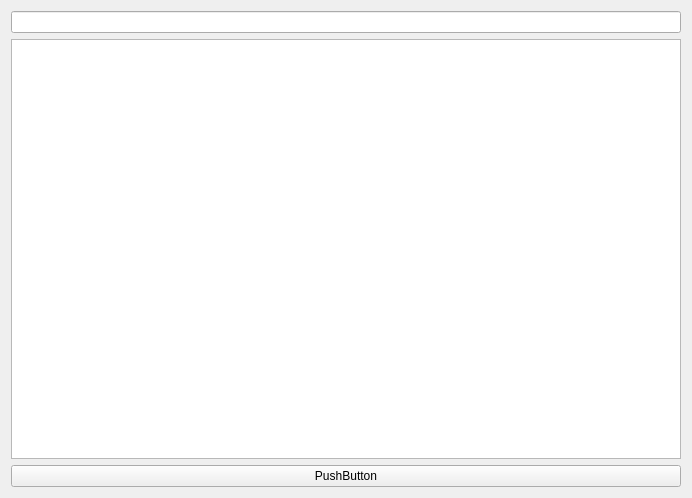
<?xml version="1.0" encoding="UTF-8"?>
<ui version="4.0">
 <class>MainWidget</class>
 <widget class="QWidget" name="MainWidget">
  <property name="geometry">
   <rect>
    <x>0</x>
    <y>0</y>
    <width>692</width>
    <height>498</height>
   </rect>
  </property>
  <property name="windowTitle">
   <string>Form</string>
  </property>
  <layout class="QVBoxLayout" name="verticalLayout_2">
   <item>
    <layout class="QVBoxLayout" name="verticalLayout">
     <item>
      <widget class="QLineEdit" name="searchLineEdit"/>
     </item>
     <item>
      <widget class="QTableView" name="tableView"/>
     </item>
     <item>
      <widget class="QPushButton" name="pushButton">
       <property name="text">
        <string>PushButton</string>
       </property>
      </widget>
     </item>
    </layout>
   </item>
  </layout>
 </widget>
 <resources/>
 <connections/>
</ui>
